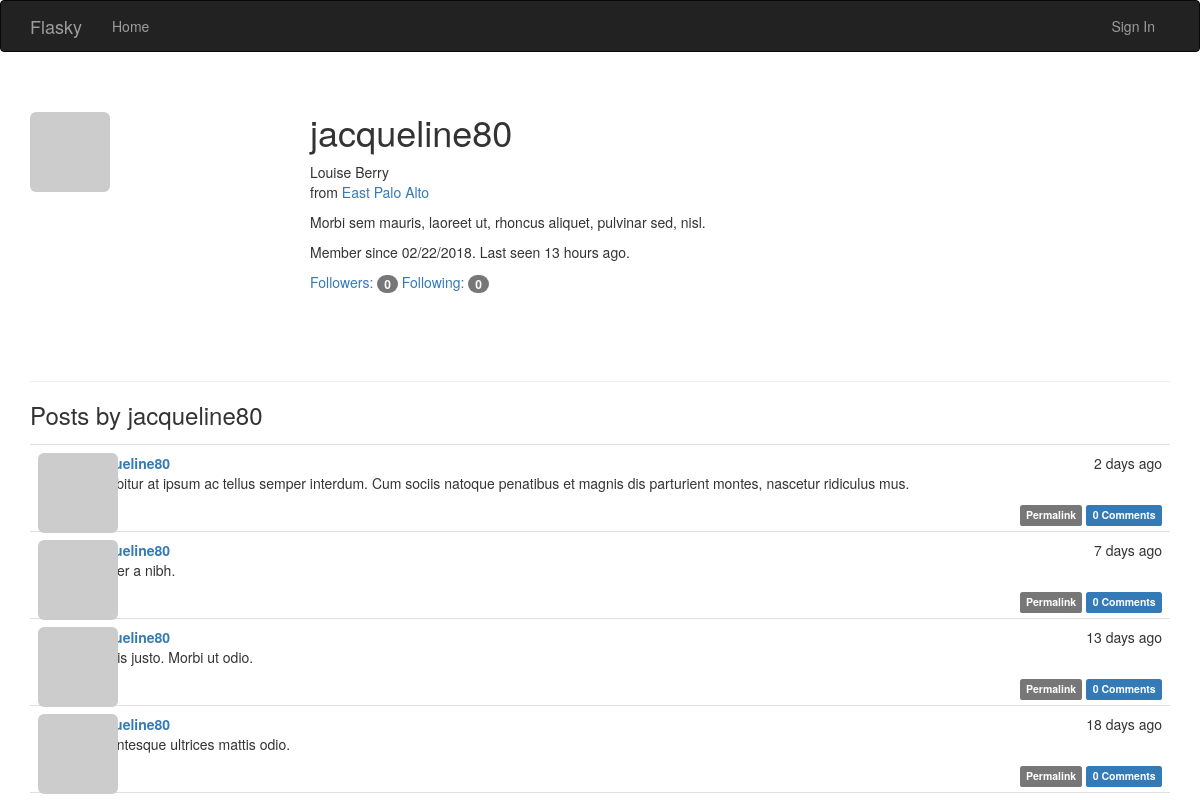
Page /user/jacqueline80 on the committed database.
### app/models.py (models this page shows, shortened)
class User(UserMixin, db.Model):
    __tablename__ = 'users'
    id = db.Column(db.Integer, primary_key=True)
    email = db.Column(db.String(64), unique=True, index=True)
    username = db.Column(db.String(64), unique=True, index=True)
    password_hash = db.Column(db.String(128))
    role_id = db.Column(db.Integer, db.ForeignKey('roles.id'))
    confirmed = db.Column(db.Boolean, default=False)
    name = db.Column(db.String(64))
    location = db.Column(db.String(64))
    about_me = db.Column(db.Text())
    member_since = db.Column(db.DateTime(), default=datetime.utcnow)
    last_seen = db.Column(db.DateTime(), default=datetime.utcnow)
    avatar_hash = db.Column(db.String(32))
    posts = db.relationship('Post', backref='author', lazy='dynamic')
    followed = db.relationship('Follow', foreign_keys=[Follow.follower_id],
                               backref=db.backref('follower', lazy='joined'),
                               lazy='dynamic', cascade='all, delete-orphan')
    followers = db.relationship('Follow', foreign_keys=[Follow.followed_id],
                                backref=db.backref('followed', lazy='joined'),
                                lazy='dynamic', cascade='all, delete-orphan')
    comments = db.relationship('Comment', backref='author', lazy='dynamic')
    @property
    def password(self):
        raise AttributeError('Password is not a readable attribute')
    def gravatar(self, size=100, default='identicon', rating='g'):
        if request.is_secure:
            url = 'https://secure.gravatar.com/avatar'
        else:
            url = 'http://www.gravatar.com/avatar'
        hash = hashlib.md5(self.email.encode('utf-8')).hexdigest()
        return '{url}/{hash}?s={size}&d={default}&r={rating}'\
            .format(url=url, hash=hash, size=size, default=default, rating=rating)

class Post(db.Model):
    __tablename__ = 'posts'
    id = db.Column(db.Integer, primary_key=True)
    body = db.Column(db.Text)
    timestamp = db.Column(db.DateTime, index=True, default=datetime.utcnow)
    author_id = db.Column(db.Integer, db.ForeignKey('users.id'))
    body_html = db.Column(db.Text)
    comments = db.relationship('Comment', backref='post', lazy='dynamic')

### app/main/views.py (the view)
@main.route('/user/<username>')
def user(username):
    user = User.query.filter_by(username=username).first()
    if user is None:
        abort(404)
    posts = user.posts.order_by(Post.timestamp.desc()).all()
    return render_template('user.html', user=user, posts=posts)

### app/auth/views.py (called while the page is built)
@auth.before_app_request
def before_request():
    if current_user.is_authenticated:
        current_user.ping()
        if not current_user.confirmed and request.endpoint[:5] != 'auth.':
            return redirect(url_for('auth.unconfirmed'))

### app/main/__init__.py (called while the page is built)
@main.app_context_processor
def inject_permissions():
    return dict(Permission=Permission)

### app/models.py (called while the page is built)
    def can(self, permissions):
        return False

    def is_administrator(self):
        return False

### app/templates/user.html (shortened to what this page needs)
{% extends "base.html" %}
{% import "_macros.html" as macros %}
{% block page_content %}
<div class="page-header">
    <img class="img-rounded profile-thumbnail" src="{{ user.gravatar(size=256) }}">
    <div class="profile-header">
        <h1>{{ user.username }}</h1>
        {% if user.name or user.location %}
        <p>
            {% if user.name %}{{ user.name }}<br>{% endif %}
            {% if user.location %}
                from <a href="http://maps.google.com/?q={{ user.location }}">{{ user.location }}</a><br>
            {% endif %}
        </p>
        {% endif %}
        {% if user.about_me %}<p>{{ user.about_me }}</p>{% endif %}
        <p>Member since {{ moment(user.member_since).format('L') }}. Last seen {{ moment(user.last_seen).fromNow() }}.</p>
        <p>
            <a href="{{ url_for('.followers', username=user.username) }}">Followers: <span class="badge">{{ user.followers.count() - 1 }}</span></a>
            <a href="{{ url_for('.followed_by', username=user.username) }}">Following: <span class="badge">{{ user.followed.count() - 1 }}</span></a>
        </p>
    </div>
</div>
<h3>Posts by {{ user.username }}</h3>
{% include '_posts.html' %}
{% endblock %}

### app/templates/base.html (shortened to what this page needs)
{% extends "bootstrap/base.html" %}
{% block head %}
{{ super() }}
<link rel="stylesheet" type="text/css" href="{{ url_for('static', filename='styles.css') }}">
{% endblock %}
{% block navbar %}
<div class="navbar navbar-inverse" role="navigation">
    <div class="container">
        <div class="navbar-header">
            <a class="navbar-brand" href="{{ url_for('main.index') }}">Flasky</a>
        </div>
        <div class="navbar-collapse collapse">
            <ul class="nav navbar-nav">
                <li><a href="/">Home</a></li>
            </ul>
            <ul class="nav navbar-nav navbar-right">
                {% if current_user.is_authenticated %}
                <li><a href="{{ url_for('auth.logout') }}">Sign Out</a></li>
                {% else %}
                <li><a href="{{ url_for('auth.login') }}">Sign In</a></li>
                {% endif %}
            </ul>
        </div>
    </div>
</div>
{% endblock %}
{% block content %}
<div class="container">
    {% block page_content %}{% endblock %}
</div>
{% endblock %}

### app/templates/_posts.html (shortened to what this page needs)
<ul class="posts">
    {% for post in posts %}
    <li class="post">
        <div class="post-thumbnail">
            <a href="{{ url_for('.user', username=post.author.username) }}">
                <img class="img-rounded profile-thumbnail" src="{{ post.author.gravatar(size=40) }}">
            </a>
        </div>
        <div class="post-content">
            <div class="post-date">{{ moment(post.timestamp).fromNow() }}</div>
            <div class="post-author"><a href="{{ url_for('.user', username=post.author.username) }}">{{ post.author.username }}</a></div>
            <div class="post-body">
                {% if post.body_html %}
                    {{ post.body_html | safe }}
                {% else %}
                    {{ post.body }}
                {% endif %}
            </div>
            <div class="post-footer">
                <a href="{{ url_for('.post', id=post.id) }}">
                    <span class="label label-default">Permalink</span>
                </a>
                <a href="{{ url_for('.post', id=post.id) }}#comments">
                    <span class="label label-primary">
                        {{ post.comments.count() }} Comments
                    </span>
                </a>
            </div>
        </div>
    </li>
    {% endfor %}
</ul>

### app/static/styles.css (style rules this page uses)
.profile-thumbnail { position: absolute; }
.profile-header { min-height: 260px; margin-left: 280px; }
ul.posts { list-style-type: none; padding: 0; margin: 16px 0 0 0; border-top: 1px solid #e0e0e0; }
ul.posts li.post { padding: 8px; border-bottom: 1px solid #e0e0e0; }
div.post-date { float: right; }
div.post-author { font-weight: bold; }
div.post-thumbnail { position: absolute; }
div.post-content { margin-left: 48px; min-height: 48px; }
div.post-footer { text-align: right; }

### rows in the picture
User: username "jacqueline80", name "Louise Berry", location "East Palo Alto", about_me "Morbi sem mauris, laoreet ut, rhoncus aliquet, pulvinar sed, nisl.", member_since "02/22/2018", last_seen "13 hours ago"
Post: timestamp "2 days ago", author.username "jacqueline80", body_html "Curabitur at ipsum ac tellus semper interdum. Cum sociis natoque penatibus et magnis dis parturient montes, nascetur ridiculus mus.", comments.count "0"
Post: timestamp "7 days ago", author.username "jacqueline80", body_html "Integer a nibh.", comments.count "0"
Post: timestamp "13 days ago", author.username "jacqueline80", body_html "In quis justo. Morbi ut odio.", comments.count "0"
Post: timestamp "18 days ago", author.username "jacqueline80", body_html "Pellentesque ultrices mattis odio.", comments.count "0"

### other values in the picture
{{ user.followers.count() - 1 }} "0"
{{ user.followed.count() - 1 }} "0"
